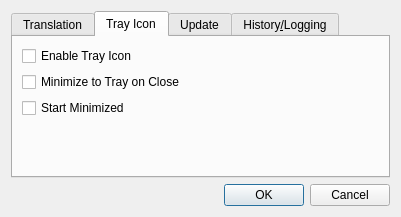
<ui version="4.0" >
 <class>ConfigWindow</class>
 <widget class="QDialog" name="ConfigWindow" >
  <property name="windowModality" >
   <enum>Qt::WindowModal</enum>
  </property>
  <property name="geometry" >
   <rect>
    <x>0</x>
    <y>0</y>
    <width>401</width>
    <height>217</height>
   </rect>
  </property>
  <property name="windowTitle" >
   <string>Configuration</string>
  </property>
  <property name="windowIcon" >
   <iconset>../icons/16x16/configure.png</iconset>
  </property>
  <layout class="QGridLayout" >
   <item row="1" column="0" >
    <widget class="QDialogButtonBox" name="buttonBox" >
     <property name="orientation" >
      <enum>Qt::Horizontal</enum>
     </property>
     <property name="standardButtons" >
      <set>QDialogButtonBox::Cancel|QDialogButtonBox::NoButton|QDialogButtonBox::Ok</set>
     </property>
    </widget>
   </item>
   <item row="0" column="0" >
    <widget class="QTabWidget" name="tabWidget" >
     <property name="currentIndex" >
      <number>1</number>
     </property>
     <widget class="QWidget" name="translation" >
      <attribute name="title" >
       <string>Translation</string>
      </attribute>
      <layout class="QGridLayout" >
       <item row="0" column="0" >
        <layout class="QHBoxLayout" >
         <item>
          <widget class="QLabel" name="label_2" >
           <property name="text" >
            <string>Method:</string>
           </property>
          </widget>
         </item>
         <item>
          <widget class="QComboBox" name="translation_method" >
           <item>
            <property name="text" >
             <string>Try Offline First</string>
            </property>
           </item>
           <item>
            <property name="text" >
             <string>Always Offline</string>
            </property>
           </item>
           <item>
            <property name="text" >
             <string>Always Online</string>
            </property>
           </item>
          </widget>
         </item>
        </layout>
       </item>
       <item row="1" column="0" >
        <spacer>
         <property name="orientation" >
          <enum>Qt::Vertical</enum>
         </property>
         <property name="sizeHint" >
          <size>
           <width>20</width>
           <height>40</height>
          </size>
         </property>
        </spacer>
       </item>
      </layout>
     </widget>
     <widget class="QWidget" name="trayIcon" >
      <attribute name="title" >
       <string>Tray Icon</string>
      </attribute>
      <layout class="QGridLayout" >
       <item row="0" column="0" colspan="2" >
        <widget class="QCheckBox" name="trayIcon_enable" >
         <property name="text" >
          <string>Enable Tray Icon</string>
         </property>
        </widget>
       </item>
       <item row="1" column="0" colspan="2" >
        <widget class="QCheckBox" name="trayIcon_minimizeOnClose" >
         <property name="text" >
          <string>Minimize to Tray on Close</string>
         </property>
        </widget>
       </item>
       <item row="2" column="0" colspan="2" >
        <widget class="QCheckBox" name="trayIcon_startMinimized" >
         <property name="text" >
          <string>Start Minimized</string>
         </property>
        </widget>
       </item>
       <item row="3" column="1" >
        <spacer>
         <property name="orientation" >
          <enum>Qt::Vertical</enum>
         </property>
         <property name="sizeHint" >
          <size>
           <width>20</width>
           <height>40</height>
          </size>
         </property>
        </spacer>
       </item>
      </layout>
     </widget>
     <widget class="QWidget" name="updateTab" >
      <attribute name="title" >
       <string>Update</string>
      </attribute>
      <layout class="QGridLayout" >
       <item row="0" column="0" >
        <widget class="QCheckBox" name="update_enable" >
         <property name="text" >
          <string>Check for updates at startup</string>
         </property>
        </widget>
       </item>
       <item row="1" column="0" >
        <spacer>
         <property name="orientation" >
          <enum>Qt::Vertical</enum>
         </property>
         <property name="sizeHint" >
          <size>
           <width>20</width>
           <height>40</height>
          </size>
         </property>
        </spacer>
       </item>
      </layout>
     </widget>
     <widget class="QWidget" name="historyTab" >
      <attribute name="title" >
       <string>History&amp;/Logging</string>
      </attribute>
      <layout class="QGridLayout" >
       <item row="0" column="0" >
        <layout class="QHBoxLayout" >
         <item>
          <widget class="QCheckBox" name="history_enable" >
           <property name="text" >
            <string>Enable Search History</string>
           </property>
          </widget>
         </item>
        </layout>
       </item>
       <item row="2" column="0" >
        <spacer>
         <property name="orientation" >
          <enum>Qt::Vertical</enum>
         </property>
         <property name="sizeHint" >
          <size>
           <width>20</width>
           <height>40</height>
          </size>
         </property>
        </spacer>
       </item>
      </layout>
     </widget>
    </widget>
   </item>
  </layout>
 </widget>
 <tabstops>
  <tabstop>buttonBox</tabstop>
  <tabstop>tabWidget</tabstop>
  <tabstop>trayIcon_enable</tabstop>
  <tabstop>trayIcon_minimizeOnClose</tabstop>
  <tabstop>trayIcon_startMinimized</tabstop>
 </tabstops>
 <resources/>
 <connections>
  <connection>
   <sender>buttonBox</sender>
   <signal>accepted()</signal>
   <receiver>ConfigWindow</receiver>
   <slot>accept()</slot>
   <hints>
    <hint type="sourcelabel" >
     <x>248</x>
     <y>254</y>
    </hint>
    <hint type="destinationlabel" >
     <x>157</x>
     <y>274</y>
    </hint>
   </hints>
  </connection>
  <connection>
   <sender>buttonBox</sender>
   <signal>rejected()</signal>
   <receiver>ConfigWindow</receiver>
   <slot>reject()</slot>
   <hints>
    <hint type="sourcelabel" >
     <x>316</x>
     <y>260</y>
    </hint>
    <hint type="destinationlabel" >
     <x>286</x>
     <y>274</y>
    </hint>
   </hints>
  </connection>
 </connections>
</ui>
